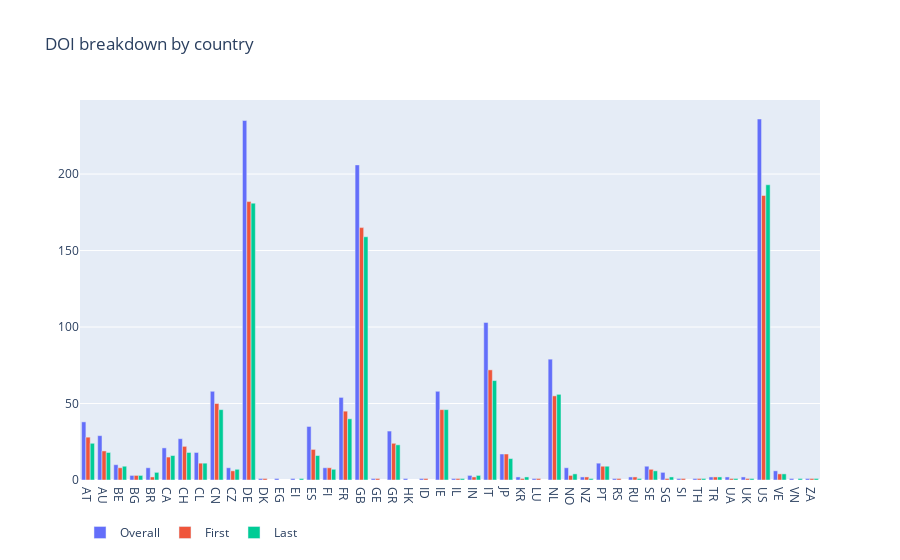

The notebook cell this image was saved under:
### Code cell
dois = df.groupby(['org_countrycode'])['paper_doi'].nunique().reset_index()
dois_first = df_first.groupby(['org_countrycode'])['paper_doi'].nunique().reset_index()
dois_last = df_last.groupby(['org_countrycode'])['paper_doi'].nunique().reset_index()

bar_1 = go.Bar(y=dois['paper_doi'],
              x=dois['org_countrycode'],
              name='Overall')

bar_2 = go.Bar(y=dois_first['paper_doi'],
              x=dois_first['org_countrycode'],
              name='First')

bar_3 = go.Bar(y=dois_last['paper_doi'],
              x=dois_last['org_countrycode'],
              name='Last')

layout = go.Layout(title='DOI breakdown by country',
                   legend=dict(orientation='h'))

fig = go.Figure(data=[bar_1,bar_2,bar_3], layout=layout)
plotly.offline.iplot(fig)

### Figure 1 — Plotly figure (JSON) as saved in the notebook; plotly's stock layout.template omitted (floating-point values rounded to 4 significant figures)
{"data": [{"name": "Overall", "type": "bar", "x": ["AT", "AU", "BE", "BG", "BR", "CA", "CH", "CL", "CN", "CZ", "DE", "DK", "EG", "EI", "ES", "FI", "FR", "GB", "GE", "GR", "HK", "ID", "IE", "IL", "IN", "IT", "JP", "KR", "LU", "NL", "NO", "NZ", "PT", "RS", "RU", "SE", "SG", "SI", "TH", "TR", "UA", "UK", "US", "VE", "VN", "ZA"], "y": [38, 29, 10, 3, 8, 21, 27, 18, 58, 8, 235, 1, 1, 1, 35, 8, 54, 206, 1, 32, 1, 1, 58, 1, 3, 103, 17, 2, 1, 79, 8, 2, 11, 1, 2, 9, 5, 1, 1, 2, 2, 2, 236, 6, 1, 1]}, {"name": "First", "type": "bar", "x": ["AT", "AU", "BE", "BG", "BR", "CA", "CH", "CL", "CN", "CZ", "DE", "DK", "ES", "FI", "FR", "GB", "GE", "GR", "ID", "IE", "IL", "IN", "IT", "JP", "KR", "LU", "NL", "NO", "NZ", "PT", "RS", "RU", "SE", "SG", "SI", "TH", "TR", "UA", "UK", "US", "VE", "ZA"], "y": [28, 19, 8, 3, 2, 15, 22, 11, 50, 6, 182, 1, 20, 8, 45, 165, 1, 24, 1, 46, 1, 2, 72, 17, 1, 1, 55, 3, 2, 9, 1, 2, 7, 1, 1, 1, 2, 1, 1, 186, 4, 1]}, {"name": "Last", "type": "bar", "x": ["AT", "AU", "BE", "BG", "BR", "CA", "CH", "CL", "CN", "CZ", "DE", "EI", "ES", "FI", "FR", "GB", "GR", "IE", "IL", "IN", "IT", "JP", "KR", "NL", "NO", "NZ", "PT", "RU", "SE", "SG", "TH", "TR", "UA", "UK", "US", "VE", "VN", "ZA"], "y": [24, 18, 9, 3, 5, 16, 18, 11, 46, 7, 181, 1, 16, 7, 40, 159, 23, 46, 1, 3, 65, 14, 2, 56, 4, 1, 9, 1, 6, 2, 1, 2, 1, 1, 193, 4, 1, 1]}], "layout": {"legend": {"orientation": "h"}, "title": {"text": "DOI breakdown by country"}}}
